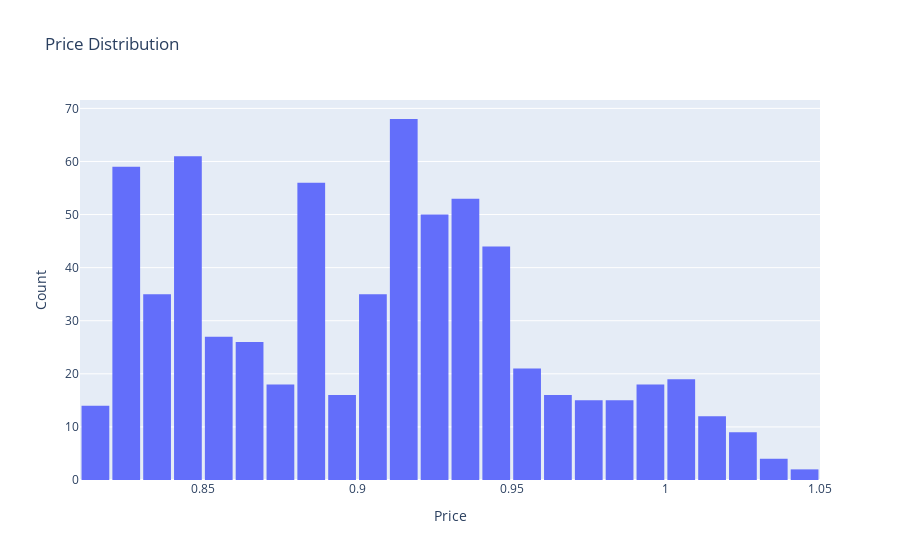

This figure's notebook cell:
### Code cell
import plotly.express as px


fig = px.histogram(data['Price'], x="Price", title="Price Distribution")

# Customize the chart (optional)
fig.update_xaxes(title_text="Price")
fig.update_yaxes(title_text="Count")
fig.update_layout(bargap=0.1)  # Adjust the gap between bars

# Show the chart
fig.show()

### Figure 1 — Plotly figure (JSON) as saved in the notebook; plotly's stock layout.template omitted (floating-point values rounded to 4 significant figures; data arrays with more than 128 entries replaced by an {"elided": "..."} marker saying what was removed)
{"data": [{"alignmentgroup": "True", "bingroup": "x", "hovertemplate": "Price=%{x}<br>count=%{y}<extra></extra>", "legendgroup": "", "marker": {"color": "#636efa", "pattern": {"shape": ""}}, "name": "", "offsetgroup": "", "orientation": "v", "showlegend": false, "type": "histogram", "x": {"elided": "693 float values"}, "xaxis": "x", "yaxis": "y"}], "layout": {"bargap": 0.1, "barmode": "relative", "legend": {"tracegroupgap": 0}, "title": {"text": "Price Distribution"}, "xaxis": {"anchor": "y", "domain": [0, 1], "title": {"text": "Price"}}, "yaxis": {"anchor": "x", "domain": [0, 1], "title": {"text": "Count"}}}}
